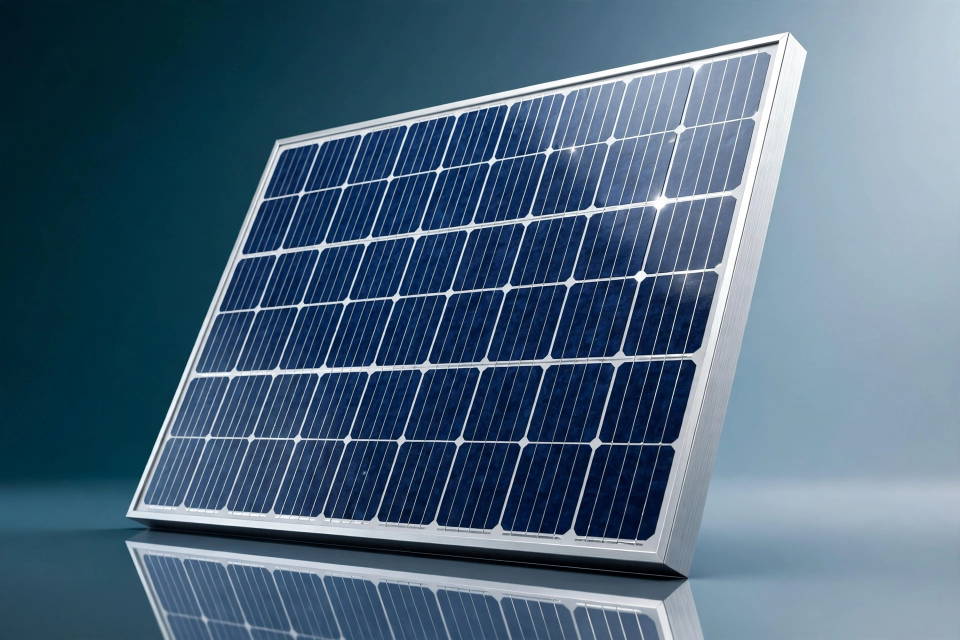
#> input picture muse/phong_cach/anh_mau/hero.webp, 1920 x 1280 px (shown at 1/2 size)
$ python -i soi.py   (imports and definitions only)
#> lines starting #> are read from the running program, lines starting #| are printed output that depends on the picture
#!/usr/bin/env python3
"""Soi hình thu nhỏ của các video vượt trội trên YouTube theo từ khoá, để học cách ghi chữ và chọn ảnh.

    python3 skills/soi-hinh-thu-nho/scripts/soi.py --ten dien --tu "điện mặt trời" --tu "điện gió" [--so 30]
    python3 skills/soi-hinh-thu-nho/scripts/soi.py --ten dien --nhom dien          (lấy bộ từ khoá trong tu_khoa.json)
    python3 skills/soi-hinh-thu-nho/scripts/soi.py --ten kenh_x --kenh https://www.youtube.com/@abc   (video vượt trội của một kênh)

Không cần khoá API: tìm video và đọc danh sách video của kênh bằng yt-dlp, đọc chữ và đếm mặt người trên hình bằng
Vision của macOS (doc_hinh.swift). Chỉ lấy video dài (từ 120 giây), bỏ Shorts và phát trực tiếp.

Độ vượt trội = lượt xem của video chia trung vị lượt xem video thứ 31–100 của chính kênh đó (bỏ 30 video mới nhất vì
lượt xem chưa đủ ngày) (cách 1of10, vidIQ gọi
là outlier). Độ vượt trội 3 nghĩa là video được xem gấp ba một video bình thường của kênh: hình thu nhỏ và tiêu đề của
nó đáng học hơn video có nhiều lượt xem chỉ vì kênh lớn. Giới hạn: kết quả tìm kiếm của YouTube đã nghiêng về video
nhiều lượt xem; yt-dlp không trả ngày đăng ở chế độ nhanh nên video cũ có lợi thế; kênh dưới 40 video, trung vị dưới 100 lượt xem hoặc dưới 1.000 người đăng ký bị bỏ.
Cột lượt xem trên người đăng ký (tren_dk) là thước đo phụ.

Kết quả vào du_lieu/soi_hinh_thu_nho/<ngày>_<tên>/ (ngoài git): anh/ (hình thu nhỏ), ket_qua.json, bang.md (bảng
xếp hạng và so sánh nhóm vượt trội với nhóm thường), luoi_vuot_troi.jpg, luoi_thuong.jpg (bảng ảnh để Claude xem).
"""
import argparse, datetime, json, os, re, statistics, subprocess, sys, time, unicodedata, urllib.request
from concurrent.futures import ThreadPoolExecutor
from PIL import Image, ImageDraw, ImageFont, ImageStat

THU_MUC = os.path.dirname(os.path.abspath(__file__))
GOC = os.path.abspath(os.path.join(THU_MUC, '..', '..', '..'))
RA_CHUNG = os.path.join(GOC, 'du_lieu', 'soi_hinh_thu_nho')
BO_NHO_KENH = os.path.join(RA_CHUNG, '_kenh.json')  # trung vị lượt xem từng kênh, dùng lại trong 7 ngày
YT = ['yt-dlp', '--no-warnings', '--ignore-config', '--extractor-args', 'youtube:lang=vi', '--flat-playlist', '-J']


# [5 lines left out: function ytdlp, not called in this run]


def video_dai(e):
    return (e.get('duration') or 0) >= 120 and e.get('live_status') not in ('is_live', 'is_upcoming') and e.get('view_count')


# [30 lines left out: functions trung_vi_kenh, tai_anh, not called in this run]


def bo_dau(s):
    s = unicodedata.normalize('NFD', s.lower().replace('đ', 'd'))
    return ''.join(c for c in s if unicodedata.category(c) != 'Mn')


def tu(s):
    return re.findall(r'[0-9a-z]+', bo_dau(s))


def do_anh(p):
    im = Image.open(p).convert('RGB').resize((320, 180))
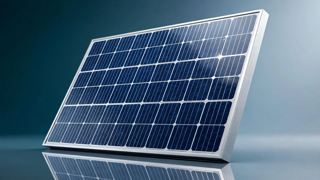
#> im: PIL image 320x180 RGB; mean R, G, B 76.8, 102.8, 124.1
    hsv = ImageStat.Stat(im.convert('HSV'))
    l = ImageStat.Stat(im.convert('L'))
    return {'sang': round(l.mean[0]), 'tuong_phan': round(l.stddev[0]), 'bao_hoa': round(hsv.mean[1])}


# [139 lines left out: functions bang_anh, tom_tat, main, not called in this run]


# [2 lines not run here, left out]

>>> result = do_anh('../../../muse/phong_cach/anh_mau/hero.webp')
#> result = {'sang': 97, 'tuong_phan': 62, 'bao_hoa': 132}
